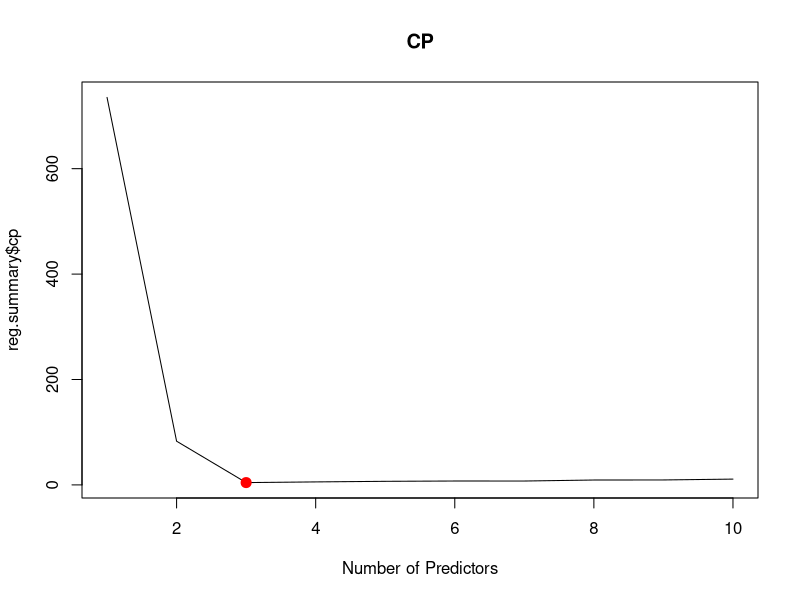
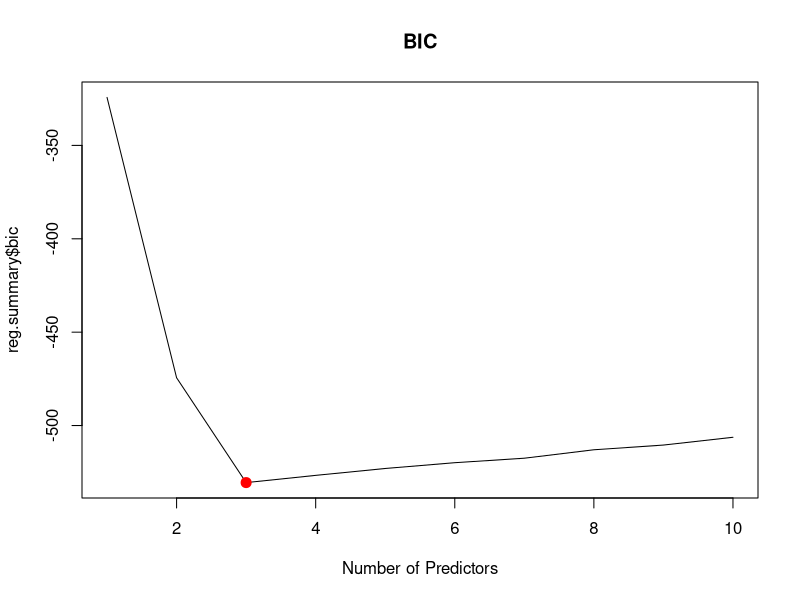
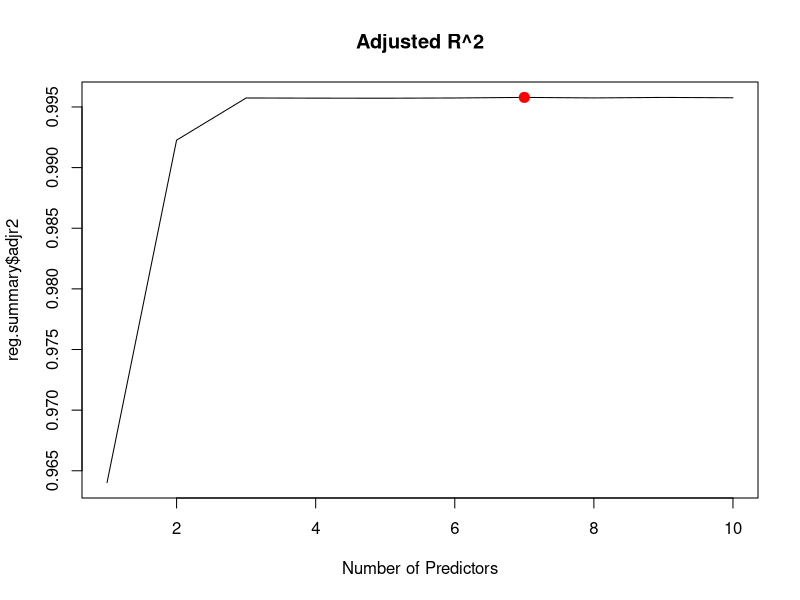
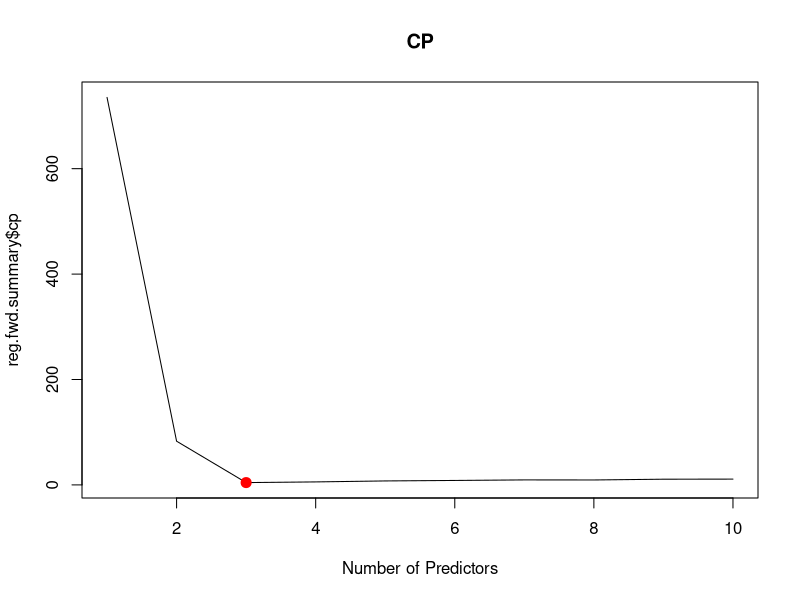
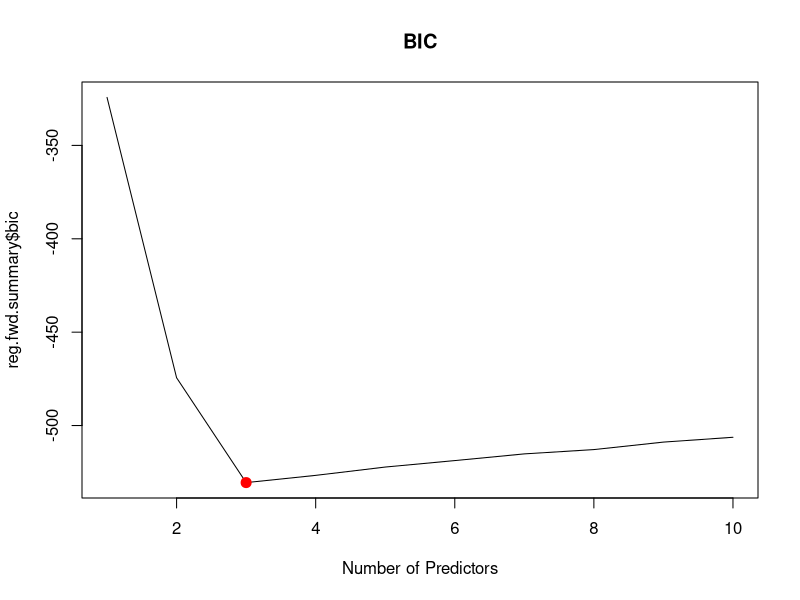
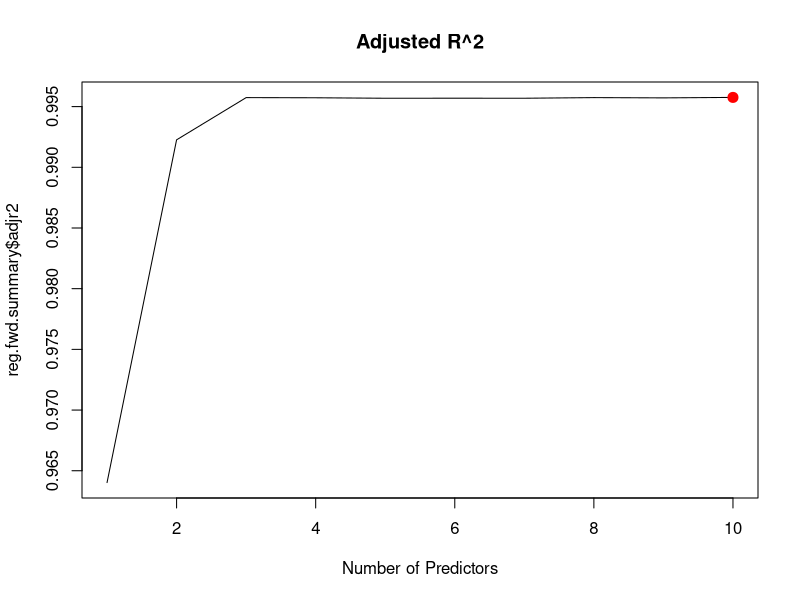
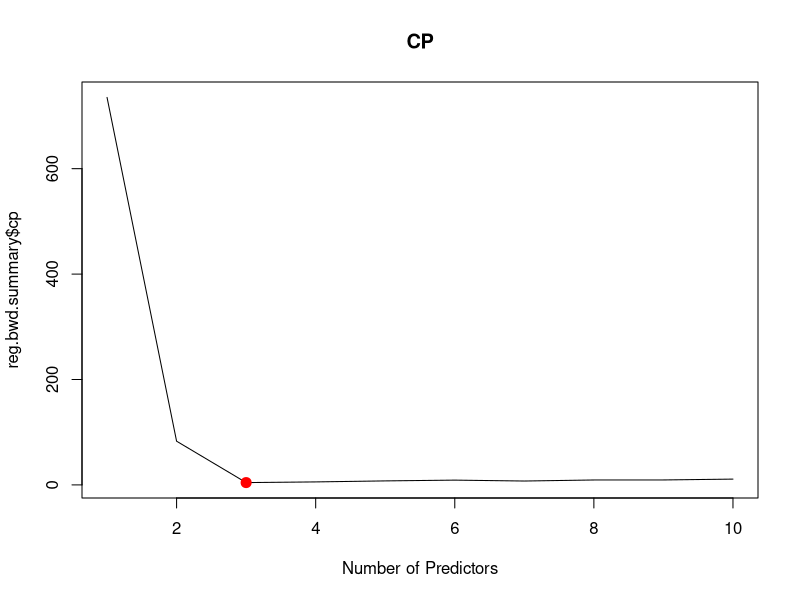
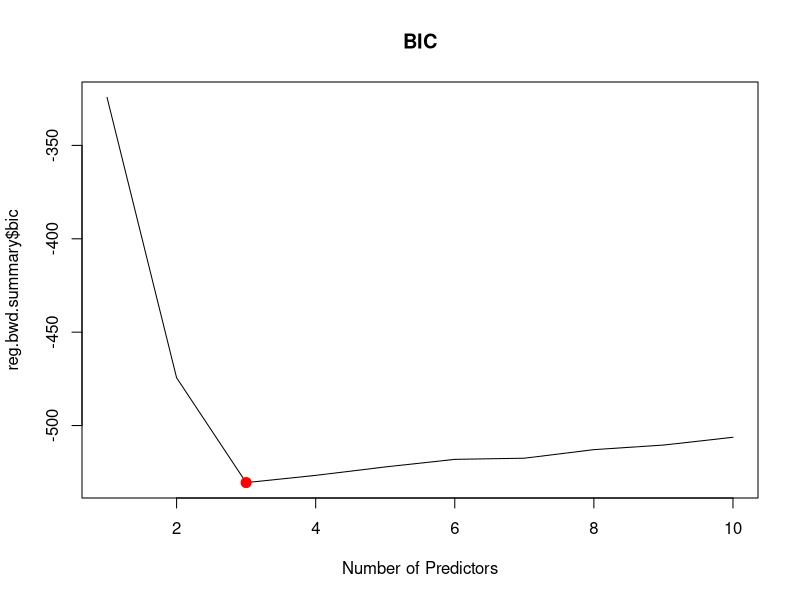

Here is the R script that generated these plots, in order:
## ---- chunk 1
set.seed(6)
X=rnorm(100)
set.seed(2)
noise=rnorm(100)
## ---- chunk 2
Y=1+2*X+3*X^2+4*X^3+noise
## ---- chunk 3
library(leaps)
data=data.frame(Y,X)
regfit.full=regsubsets(Y~poly(X,10,raw=T),data,nvmax=10)
reg.summary=summary(regfit.full)

# CP
which.min(reg.summary$cp)
plot(reg.summary$cp,xlab = "Number of Predictors",main="CP",type="l")
points(3,reg.summary$cp[3],col="red",cex=2,pch=20)
coef(regfit.full,3)

# BIC
which.min(reg.summary$bic)
plot(reg.summary$bic,xlab = "Number of Predictors",main="BIC",type="l")
points(3,reg.summary$bic[3],col="red",cex=2,pch=20)
coef(regfit.full,3)

# ADJR2
which.max(reg.summary$adjr2)
plot(reg.summary$adjr2,xlab = "Number of Predictors",main="Adjusted R^2",type="l")
points(7,reg.summary$adjr2[7],col="red",cex=2,pch=20)
coef(regfit.full,7)
## ---- chunk 4
# Forward Selection
regfit.fwd=regsubsets(Y~poly(X,10,raw=T),data,nvmax=10,method="forward")
reg.fwd.summary=summary(regfit.fwd)

#CP
which.min(reg.fwd.summary$cp)
plot(reg.fwd.summary$cp,xlab = "Number of Predictors",main="CP",type="l")
points(3,reg.fwd.summary$cp[3],col="red",cex=2,pch=20)
coef(regfit.fwd,3)

## BIC
which.min(reg.fwd.summary$bic)
plot(reg.fwd.summary$bic,xlab = "Number of Predictors",main="BIC",type="l")
points(3,reg.fwd.summary$bic[3],col="red",cex=2,pch=20)
coef(regfit.fwd,3)

# adjr2
which.max(reg.fwd.summary$adjr2)
plot(reg.fwd.summary$adjr2,xlab = "Number of Predictors",main="Adjusted R^2",type="l")
points(10,reg.fwd.summary$adjr2[10],col="red",cex=2,pch=20)
coef(regfit.fwd,10)
## ---- chunk 5
# Backward Selection
regfit.bwd=regsubsets(Y~poly(X,10,raw=T),data,nvmax=10,method="backward")
reg.bwd.summary=summary(regfit.bwd)
#cp
which.min(reg.bwd.summary$cp)
plot(reg.bwd.summary$cp,xlab = "Number of Predictors",main="CP",type="l")
points(3,reg.bwd.summary$cp[3],col="red",cex=2,pch=20)
coef(regfit.bwd,3)

## BIC
which.min(reg.bwd.summary$bic)
plot(reg.bwd.summary$bic,xlab = "Number of Predictors",main="BIC",type="l")
points(3,reg.bwd.summary$bic[3],col="red",cex=2,pch=20)
coef(regfit.bwd,3)

# adjr2
which.max(reg.bwd.summary$adjr2)
plot(reg.bwd.summary$adjr2,xlab = "Number of Predictors",main="Adjusted R^2",type="l")
points(7,reg.bwd.summary$adjr2[7],col="red",cex=2,pch=20)
coef(regfit.bwd,7)
